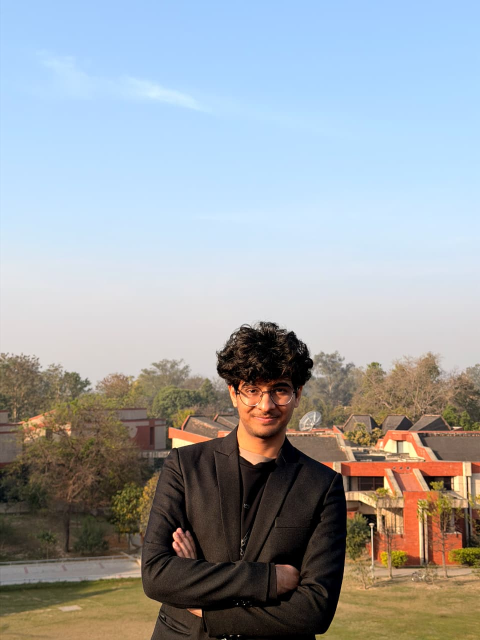
#> input picture data/source.jpeg, 960 x 1280 px, given in place of out.png, which was not available (shown at 1/2 size)
$ python -i pixel_rearrange.py   (imports and definitions only)
#> lines starting #> are read from the running program, lines starting #| are printed output that depends on the picture; pictures that were not available may be replaced by others from this repository, and a replacement may not be noted
# src/pixel_rearrange.py
"""
Identity-aware pixel rearrangement.

Core idea: take a SOURCE image's pixels (the "bag of pixels") and permute them
so the result resembles a TARGET image. Every source pixel is used exactly once,
so the output has the *same color histogram* as the source -- it is literally the
same pixels, shuffled in space to take the shape of the target.

This is an optimal-assignment (optimal-transport) problem: match each source pixel
to a target position, minimizing total color distance, subject to a one-to-one
(bijection) constraint.

Matching is done in CIELAB color space by default, so "distance" is perceptual
(closer to how the eye judges color similarity) rather than raw RGB.

Optionally, a small `recolor` blend nudges the rearranged pixels toward the exact
target colors for a crisper resemblance (the "slight recoloring" knob).
"""

from __future__ import annotations
import numpy as np
from PIL import Image


def load_rgb(path: str, size: tuple[int, int]) -> np.ndarray:
    """Load an image, resize to (W, H), return float RGB array of shape (N, 3)."""
    img = Image.open(path).convert("RGB").resize(size)
    return np.asarray(img, dtype=np.float64).reshape(-1, 3)


def output_dims(target_path: str, long_edge: int | None) -> tuple[int, int]:
    """
    Decide the output grid (W, H) from the target's native aspect ratio.

    long_edge : length of the longer side; None keeps the target's native size.
    The source is later resized to this same grid so that every output position
    is filled by one source pixel (a true bijection over essentially all source
    pixels), while the target's proportions are preserved (no squaring).
    """
    with Image.open(target_path) as img:
        w, h = img.size
    if long_edge is None:
        return w, h
    if w >= h:
        return long_edge, max(1, round(h * long_edge / w))
    return max(1, round(w * long_edge / h)), long_edge


def to_feature(rgb: np.ndarray, space: str) -> np.ndarray:
    """Map (N,3) RGB [0,255] to the color space used for distance computation."""
    if space == "rgb":
        return rgb
    if space == "lab":
        from skimage.color import rgb2lab
        return rgb2lab((rgb / 255.0).reshape(-1, 1, 3)).reshape(-1, 3)
    raise ValueError(f"unknown color space: {space!r}")


# [28 lines left out: functions solve_assignment_exact, solve_assignment_sorted, not called in this run]


def solve_assignment_recursive(
    src_feat: np.ndarray,
    tgt_feat: np.ndarray,
    leaf: int = 64,
) -> np.ndarray:
    """
    Recursive median-split assignment: a scalable approximation of the exact
    Hungarian result, in ~O(N log N) plus small exact solves at the leaves.

    Returns `perm` (target position p -> source index), always a true bijection
    (the source multiset is preserved exactly).

    Idea: recursively partition both clouds. At each node, pick the color axis of
    greatest variance among the target pixels, split the target positions at their
    median into two equal halves, and split the source pixels by the same axis so
    counts match -- pairing the low half with the low half. Once a block is <= `leaf`
    pixels, solve it exactly with the Hungarian algorithm. This keeps each source
    pixel in exactly one block (a global bijection) while respecting all color
    dimensions, getting within a few percent of optimal at a fraction of the cost.
    """
    from scipy.optimize import linear_sum_assignment
    from scipy.spatial.distance import cdist

    n_total = len(src_feat)
    perm = np.empty(n_total, dtype=np.int64)
    stack = [(np.arange(n_total), np.arange(n_total))]
    while stack:
        si, ti = stack.pop()
        n = len(ti)
        if n <= leaf:
            cost = cdist(tgt_feat[ti], src_feat[si])
            rows, cols = linear_sum_assignment(cost)
            perm[ti[rows]] = si[cols]
            continue
        axis = int(np.argmax(tgt_feat[ti].var(axis=0)))
        ts = ti[np.argsort(tgt_feat[ti, axis], kind="stable")]
        ss = si[np.argsort(src_feat[si, axis], kind="stable")]
        mid = n // 2
        stack.append((ss[:mid], ts[:mid]))
        stack.append((ss[mid:], ts[mid:]))
    return perm


# [57 lines left out: functions _rect_match, solve_assignment_priority, not called in this run]


def apply_recolor(out, tgt_rgb, recolor: float, recolor_mode: str, w: int, h: int):
    """Shift rearranged pixels `out` (N,3 RGB) toward target colors.

    "blend" = linear RGB blend; "luma" = adopt the target's lightness/contrast while
    keeping the source's chroma (strong resemblance per unit of recolor).
    """
    if recolor <= 0.0:
        return out
    if recolor_mode == "blend":
        return (1.0 - recolor) * out + recolor * tgt_rgb
    if recolor_mode == "luma":
        from skimage.color import rgb2lab, lab2rgb
        r = rgb2lab((out / 255.0).reshape(h, w, 3))
        t = rgb2lab((tgt_rgb / 255.0).reshape(h, w, 3))
        a_c = recolor * 0.33                       # chroma shifts less than lightness
        r[..., 0] = (1 - recolor) * r[..., 0] + recolor * t[..., 0]
        r[..., 1] = (1 - a_c) * r[..., 1] + a_c * t[..., 1]
        r[..., 2] = (1 - a_c) * r[..., 2] + a_c * t[..., 2]
        return (lab2rgb(r) * 255.0).reshape(-1, 3)
    raise ValueError(f"unknown recolor_mode: {recolor_mode!r}")


def rearrange(
    source_path: str,
    target_path: str,
    out_path: str | None = None,
    size: int | None = 1024,
    method: str = "recursive",
    space: str = "lab",
    recolor: float = 0.0,
    recolor_mode: str = "luma",
    leaf: int = 64,
    priority: float = 0.0,
) -> Image.Image:
    """
    Rearrange source pixels to resemble target.

    size     : length of the output's longer edge (target aspect ratio is preserved).
               None uses the target's native resolution. The source is resized to the
               same grid, so essentially every source pixel is used exactly once.
    method   : "recursive" (scalable median-split OT, default; handles megapixels),
               "exact" (Hungarian, optimal but only small images), or
               "sorted" (fastest, lightness only).
    space    : "lab" (perceptual, recommended) or "rgb".
    recolor  : 0.0 = pure shuffle (source histogram preserved exactly).
               >0  = recolor strength toward the target (see recolor_mode).
    recolor_mode : "luma" (default) keeps the source's colors but adopts the target's
               lightness/contrast structure -- strong resemblance per unit of recolor,
               best when the source palette is poor. "blend" is a plain linear blend
               toward the target's RGB.
    leaf     : block size at which the recursive method solves exactly.
    priority : 0.0 = uniform matching. >0 = the top `priority` fraction of important
               (face/saliency) target positions claim the best source pixels first.
               Stays a strict permutation; overrides `method` with the priority solver.
    """
#> called with source_path = '../data/source.jpeg', target_path = 'out.png', size = 1024, method = 'recursive', space = 'lab', recolor = 0, recolor_mode = 'luma', leaf = 64
    w, h = output_dims(target_path, size)
#> in output_dims, img is the input picture: PIL image 960x1280 RGB; mean R, G, B 156.7, 161.2, 164.8
#> w = 768; h = 1024
    src_rgb = load_rgb(source_path, (w, h))
#> in load_rgb, `img = Image.open(path).convert("RGB").resize(size)`:
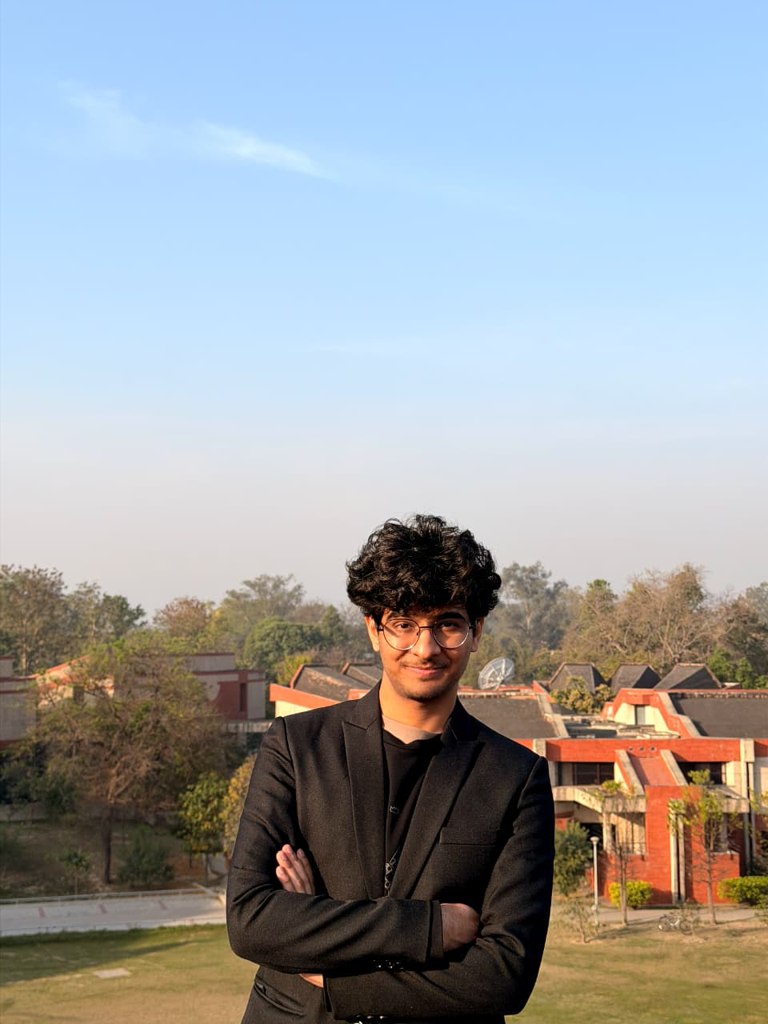
#> img: PIL image 768x1024 RGB; mean R, G, B 156.7, 161.2, 164.8
    tgt_rgb = load_rgb(target_path, (w, h))
    src_feat = to_feature(src_rgb, space)
    tgt_feat = to_feature(tgt_rgb, space)

    if priority > 0.0:
        from .saliency import importance_map
        imp = importance_map(target_path, (w, h))
        perm = solve_assignment_priority(src_feat, tgt_feat, imp, leaf=leaf, top_frac=priority)
    elif method == "exact":
        perm = solve_assignment_exact(src_feat, tgt_feat)
    elif method == "sorted":
        perm = solve_assignment_sorted(src_feat, tgt_feat)
    elif method == "recursive":
        perm = solve_assignment_recursive(src_feat, tgt_feat, leaf=leaf)
#> in solve_assignment_recursive, `n_total = len(src_feat)`: n_total = 786432
#> the loop in solve_assignment_recursive, `while stack:` made 32767 passes
#> n on passes 15, 16, 18: 48, 48, 48
#> after the loop in solve_assignment_recursive, `while stack:`:
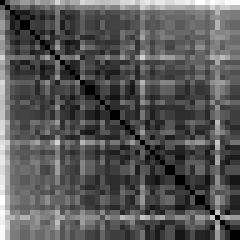
#> cost: shape (48, 48) float64 (shown 5 times larger); min 0, max 4.01, mean 1.37; drawn with min black and max white
#> after the loop in solve_assignment_recursive, `while stack:`: stack = []
    else:
        raise ValueError(f"unknown method: {method!r}")

    out = apply_recolor(src_rgb[perm], tgt_rgb, recolor, recolor_mode, w, h)

    out_img = Image.fromarray(
        np.clip(out, 0, 255).astype(np.uint8).reshape(h, w, 3)
    )
    if out_path:
        out_img.save(out_path)
    return out_img

>>> result = rearrange('../data/source.jpeg', 'out.png')

$ run again, on data/target.jpg
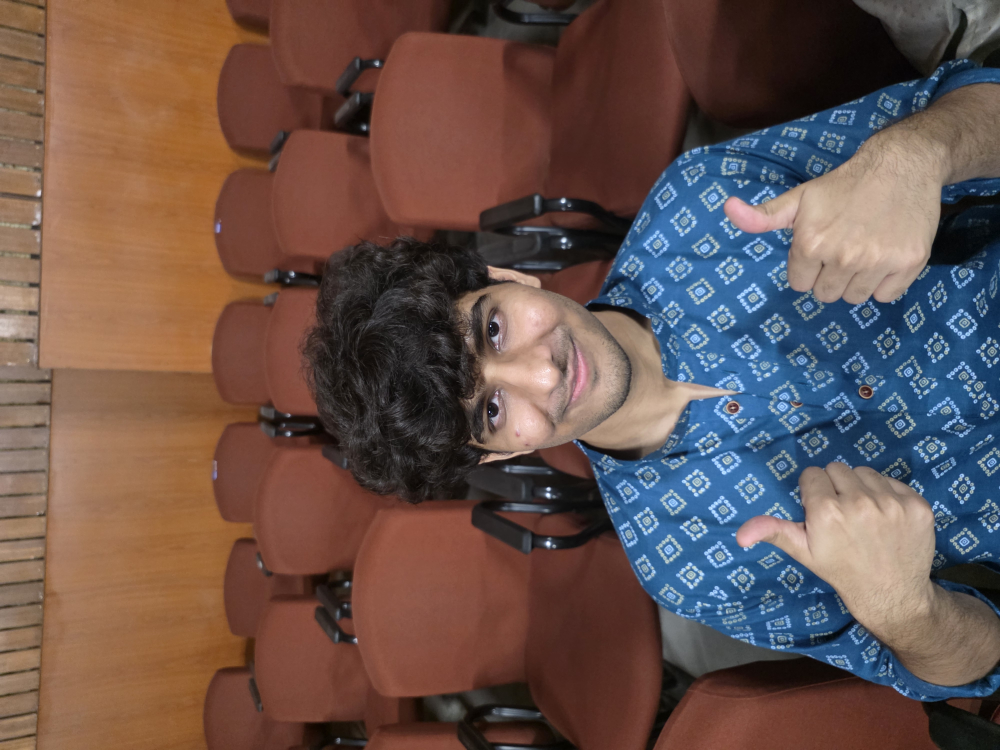
#> input picture data/target.jpg, 4000 x 3000 px, given in place of out.png, which was not available (shown at 1/4 size)
#> in output_dims, img is the input picture: PIL image 4000x3000 RGB; mean R, G, B 104.7, 83.6, 77.6
#> in load_rgb, `img = Image.open(path).convert("RGB").resize(size)`:
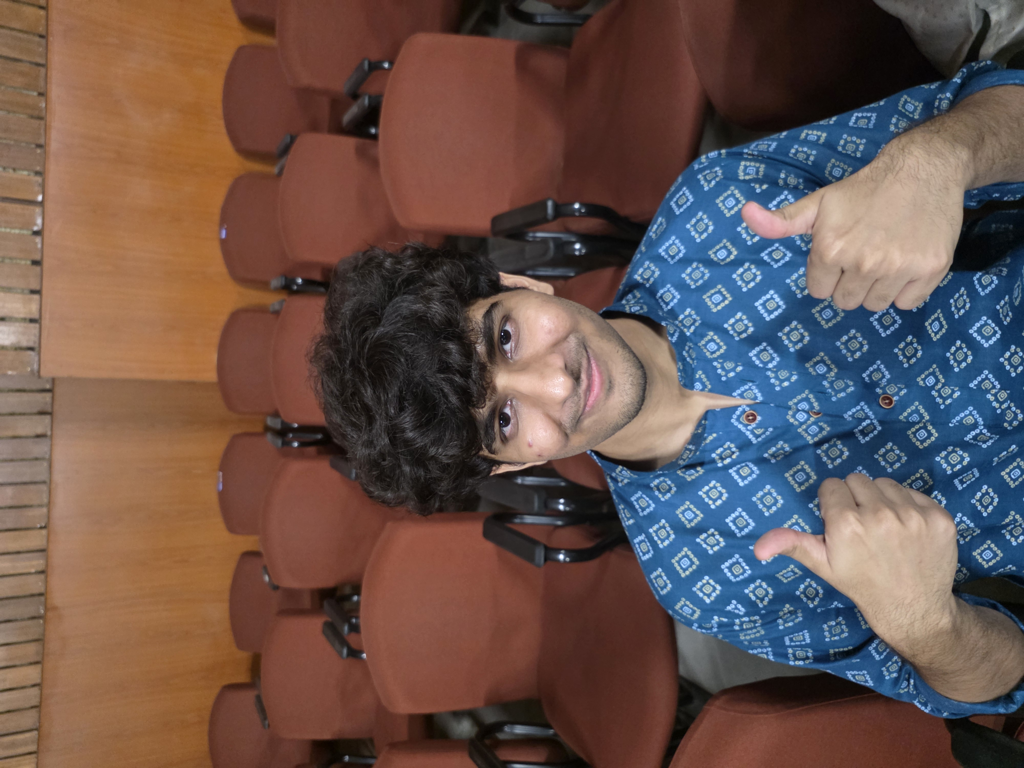
#> img: PIL image 1024x768 RGB; mean R, G, B 104.7, 83.6, 77.6
#> n_total = 786432
#> the loop in solve_assignment_recursive, `while stack:` made 32767 passes
#> n on passes 15, 16, 18: 48, 48, 48
#> after the loop in solve_assignment_recursive, `while stack:`:
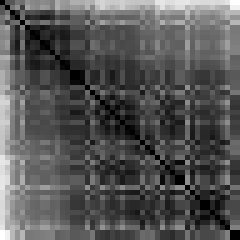
#> cost: shape (48, 48) float64 (shown 5 times larger); min 0, max 5.2, mean 1.75; drawn with min black and max white
#> after the loop in solve_assignment_recursive, `while stack:`: stack = []
